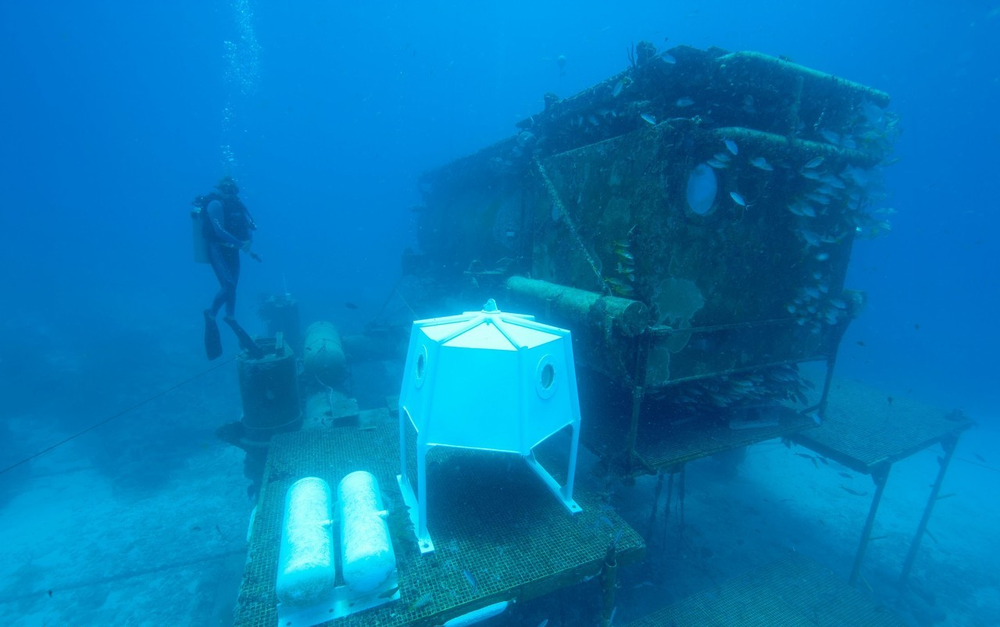
#> input picture data/附件一/10_img_.png, 1000 x 627 px, shrunk from 1280 x 803 before the run; its folder holds only this picture in this run
$ python T4_ordinary_basedT3.py
#> lines starting #> are read from the running program, lines starting #| are printed output that depends on the picture
# 基于 T3 的图像增强方法的合并版T4
import os
import cv2
import numpy as np
import pandas as pd
from PIL import Image


# 使用 Pillow 读取图片并转换为 OpenCV 格式
def read_image_with_pillow(image_path):
    try:
        img = Image.open(image_path)
        img_cv = np.array(img)
        if img.mode == "RGB":
            img_cv = cv2.cvtColor(img_cv, cv2.COLOR_RGB2BGR)
        return img_cv
    except Exception as e:
        print(f"无法读取图片: {image_path}, 错误: {e}")
        return None


# PSNR 计算
def calculate_psnr(image, reference):
    mse = np.mean((image.astype(np.float64) - reference.astype(np.float64)) ** 2)
    if mse == 0:
        return float('inf')
    return 20 * np.log10(255.0 / np.sqrt(mse))


# UCIQE 计算
def calculate_uciqe(image):
    lab = cv2.cvtColor(image, cv2.COLOR_BGR2LAB)
    l, a, b = cv2.split(lab)
    chroma = np.sqrt(a.astype(np.float64) ** 2 + b.astype(np.float64) ** 2)
    return np.std(chroma) + np.std(l) + np.mean(l) / (np.mean(chroma) + 1e-6)


# UIQM 计算
def calculate_uiqm(image):
    hsv = cv2.cvtColor(image, cv2.COLOR_BGR2HSV)
    h, s, v = cv2.split(hsv)
    return 0.5 * np.std(h.astype(np.float64)) + 0.25 * np.std(s.astype(np.float64)) + 0.25 * np.mean(
        v.astype(np.float64))


# 颜色校正模块
def enhance_color_correction(img):
    b, g, r = cv2.split(img)
    mean_r, mean_g, mean_b = np.mean(r), np.mean(g), np.mean(b)
    mean_avg = (mean_r + mean_g + mean_b) / 3
    gamma_r, gamma_g, gamma_b = mean_avg / mean_r, mean_avg / mean_g, mean_avg / mean_b
    r = np.clip(r * gamma_r, 0, 255).astype(np.uint8)
    g = np.clip(g * gamma_g, 0, 255).astype(np.uint8)
    b = np.clip(b * gamma_b, 0, 255).astype(np.uint8)
    return cv2.merge((b, g, r))


# 亮度增强模块
def enhance_brightness(img):
    hsv = cv2.cvtColor(img, cv2.COLOR_BGR2HSV)
    h, s, v = cv2.split(hsv)
    clahe = cv2.createCLAHE(clipLimit=2.0, tileGridSize=(8, 8))
    v = clahe.apply(v)
    hsv_enhanced = cv2.merge((h, s, v))
    return cv2.cvtColor(hsv_enhanced, cv2.COLOR_HSV2BGR)


# 去模糊模块
def enhance_sharpness(img):
    kernel = np.array([[-1, -1, -1],
                       [-1, 9, -1],
                       [-1, -1, -1]])
    return cv2.filter2D(img, -1, kernel)


# 联合增强模型
def enhance_image(img):
    img_color_corrected = enhance_color_correction(img)
    img_brightness_enhanced = enhance_brightness(img_color_corrected)
    img_sharp = enhance_sharpness(img_brightness_enhanced)
    return img_sharp


# 图像增强与验证
def enhance_and_save(image_folder, output_excel, output_image_folder):
    # 确保输出目录存在
    os.makedirs(output_image_folder, exist_ok=True)

    results = []
    for file_name in os.listdir(image_folder):
        file_path = os.path.join(image_folder, file_name)
        if not os.path.isfile(file_path):
            print(f"跳过非文件: {file_name}")
            continue

        # 读取图像
        img = read_image_with_pillow(file_path)
#> in read_image_with_pillow, img is the input picture: PIL image 1000x627 RGB; mean R, G, B 4.2, 121.8, 181.9
        if img is None:
            print(f"无法处理图像: {file_name}")
            continue

        img = img.astype(np.uint8)
        reference = np.full_like(img, 128, dtype=np.uint8)

        # 原始指标
        psnr_before = calculate_psnr(img, reference)
#> in calculate_psnr, `mse = np.mean((image.astype(np.float64) - reference.astype(np.float64)..`: mse = 7215.4
#> psnr_before = 9.55
        uciqe_before = calculate_uciqe(img)
#> in calculate_uciqe, `chroma = np.sqrt(a.astype(np.float64) ** 2 + b.astype(np.float64) ** 2)`:
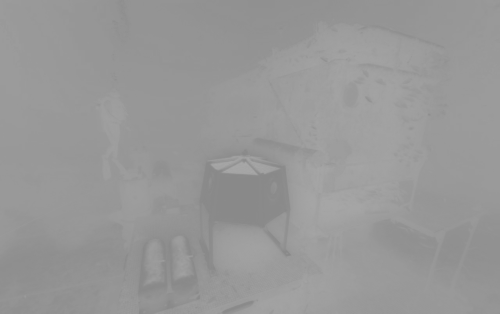
#> chroma: shape (627, 1000) float64 (shown at 1/2 size); min 137.2, max 169.7, mean 152.1
#> uciqe_before = 39.54
        uiqm_before = calculate_uiqm(img)
#> in calculate_uiqm, `h, s, v = cv2.split(hsv)`:
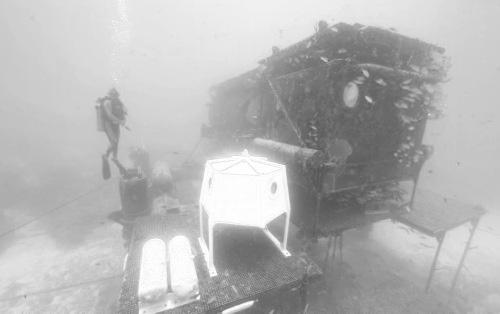
#> v: shape (627, 1000) (shown at 1/2 size); min 82, max 255, mean 181.9
#> uiqm_before = 51.58

        # 增强图像
        enhanced_img = enhance_image(img)
#> in enhance_color_correction, `b, g, r = cv2.split(img)`:
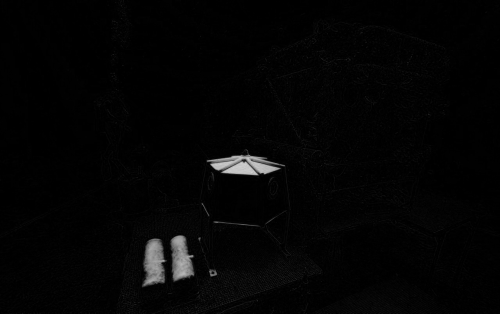
#> r: shape (627, 1000) (shown at 1/2 size); min 0, max 212, mean 4.2
#> in enhance_color_correction, `mean_r, mean_g, mean_b = np.mean(r), np.mean(g), np.mean(b)`: mean_r = 4.19; mean_g = 121.8; mean_b = 181.9
#> in enhance_color_correction, `mean_avg = (mean_r + mean_g + mean_b) / 3`: mean_avg = 102.6
#> in enhance_color_correction, `gamma_r, gamma_g, gamma_b = mean_avg / mean_r, mean_avg / mean_g, mean..`: gamma_r = 24.5; gamma_g = 0.843; gamma_b = 0.564
#> in enhance_sharpness, `return cv2.filter2D(img, -1, kernel)`:
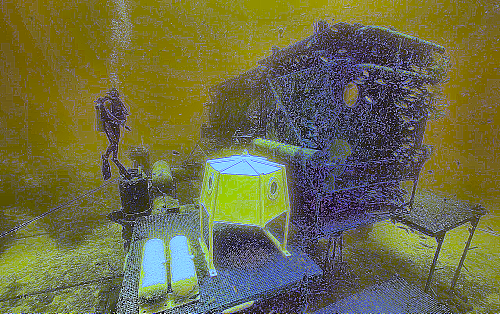
#> returned value: shape (627, 1000, 3) (shown at 1/2 size); mean of channels 0, 1, 2 109, 108.9, 71; drawn as R, G, B

        # 增强后指标
        psnr_after = calculate_psnr(enhanced_img, reference)
#> psnr_after = 9.92
        uciqe_after = calculate_uciqe(enhanced_img)
#> in calculate_uciqe (call 2), `chroma = np.sqrt(a.astype(np.float64) ** 2 + b.astype(np.float64) ** 2)`:
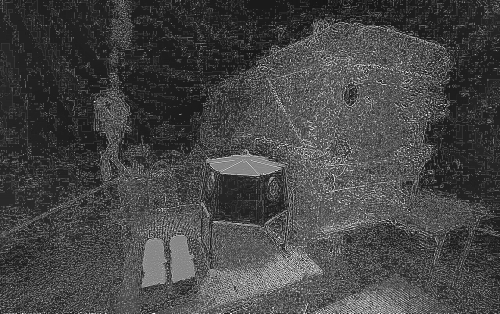
#> chroma: shape (627, 1000) float64 (shown at 1/2 size); min 137.1, max 285.1, mean 177.8; drawn with min black and max white
#> uciqe_after = 88.07
        uiqm_after = calculate_uiqm(enhanced_img)
#> in calculate_uiqm (call 2), `h, s, v = cv2.split(hsv)`:
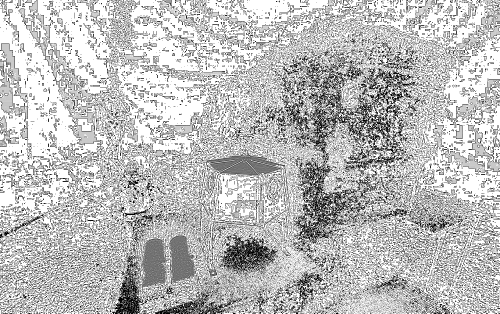
#> s: shape (627, 1000) (shown at 1/2 size); min 0, max 255, mean 188.1
#> in calculate_uiqm (call 2), `h, s, v = cv2.split(hsv)`:
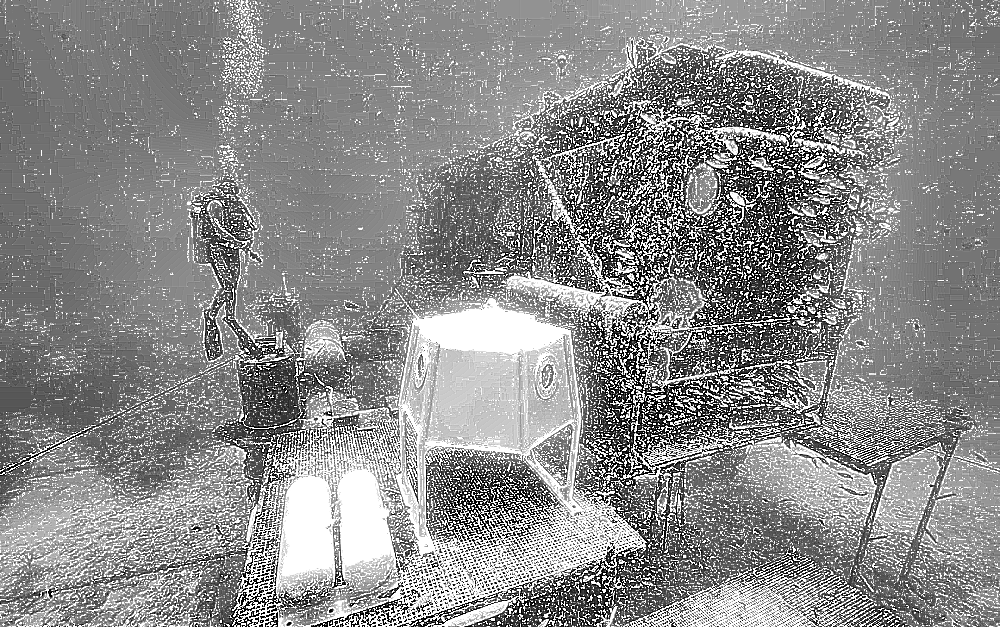
#> v: shape (627, 1000); min 0, max 255, mean 139
#> uiqm_after = 79.54

        # 保存增强后的图像到指定目录
        enhanced_img_name = os.path.join(output_image_folder, f"enhanced_{file_name}")
        try:
            cv2.imwrite(enhanced_img_name, enhanced_img)
            print(f"保存增强图像: {enhanced_img_name}")
        except Exception as e:
            print(f"保存增强图像失败: {file_name}, 错误: {e}")
            continue

        # 保存结果
        results.append({
            "image file name": file_name,
            "Degraded Image Classification": None,
            "PSNR": psnr_before,
            "UCIQE": uciqe_before,
            "UIQM": uiqm_before,
            "PSNR-IM": psnr_after,
            "UCIQE-IM": uciqe_after,
            "UIQM-IM": uiqm_after,
        })

    # 保存到 Excel
    df = pd.DataFrame(results)
#> df = table of 1 rows and 8 columns
#> (the run stopped early here; a loop or call above may not have finished)

$ run again, on data/附件一/124_img_.png
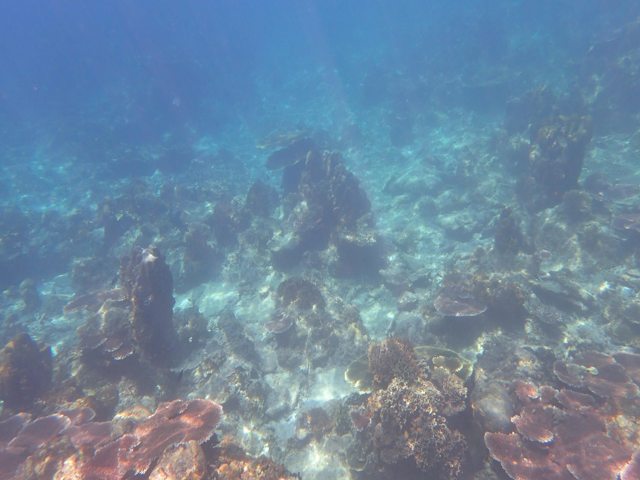
#> input picture data/附件一/124_img_.png, 640 x 480 px
#> in read_image_with_pillow, img is the input picture: PIL image 640x480 RGB; mean R, G, B 109.3, 135.4, 158.6
#> mse = 1033.1
#> psnr_before = 17.99
#> lab: shape (480, 640, 3); mean of channels 0, 1, 2 141.4, 125.6, 112.9
#> uciqe_before = 30.13
#> uiqm_before = 64.04
#> mean_r = 109.3; mean_g = 135.4; mean_b = 158.6
#> mean_avg = 134.4
#> gamma_r = 1.23; gamma_g = 0.993; gamma_b = 0.847
#> hsv_enhanced: shape (480, 640, 3); mean H, S, V 63.9, 57.9, 136.8
#> psnr_after = 11.98
#> lab: shape (480, 640, 3); mean of channels 0, 1, 2 124.1, 128.2, 126.4
#> in calculate_uciqe (call 2), `chroma = np.sqrt(a.astype(np.float64) ** 2 + b.astype(np.float64) ** 2)`:
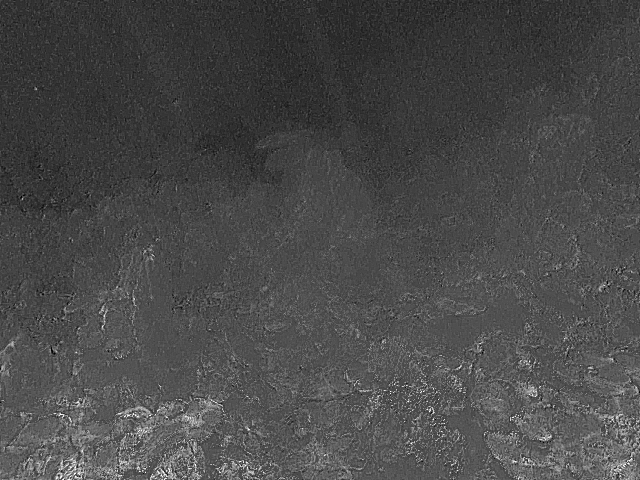
#> chroma: shape (480, 640) float64; min 137.5, max 285.1, mean 180.4; drawn with min black and max white
#> uciqe_after = 76.95
#> in calculate_uiqm (call 2), `h, s, v = cv2.split(hsv)`:
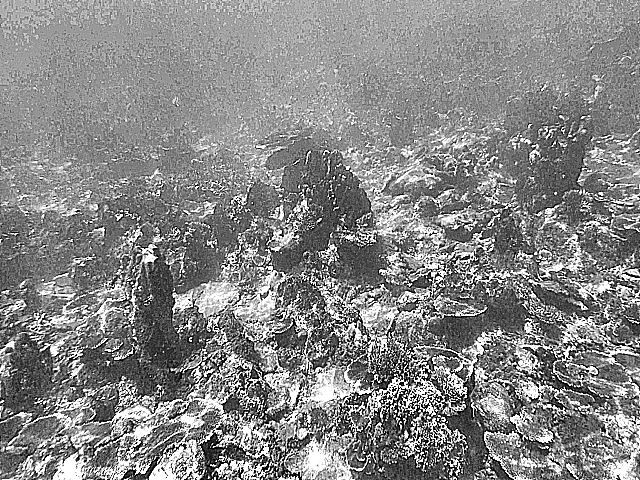
#> v: shape (480, 640); min 0, max 255, mean 134.8
#> uiqm_after = 71.86
#> df = table of 1 rows and 8 columns

$ run again, on data/附件一/131_img_.png
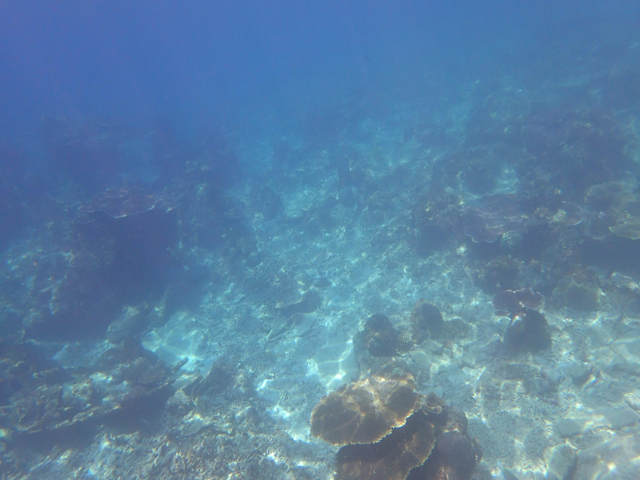
#> input picture data/附件一/131_img_.png, 640 x 480 px
#> in read_image_with_pillow, img is the input picture: PIL image 640x480 RGB; mean R, G, B 90.7, 129.6, 162.6
#> mse = 1365.8
#> psnr_before = 16.78
#> lab: shape (480, 640, 3); mean of channels 0, 1, 2 134.3, 124.3, 106.2
#> uciqe_before = 28.05
#> uiqm_before = 53.52
#> mean_r = 90.71; mean_g = 129.6; mean_b = 162.6
#> mean_avg = 127.6
#> gamma_r = 1.41; gamma_g = 0.985; gamma_b = 0.785
#> hsv_enhanced: shape (480, 640, 3); mean H, S, V 73.5, 49.3, 132.5
#> psnr_after = 13.09
#> lab: shape (480, 640, 3); mean of channels 0, 1, 2 123.6, 128.7, 126.4
#> in calculate_uciqe (call 2), `chroma = np.sqrt(a.astype(np.float64) ** 2 + b.astype(np.float64) ** 2)`:
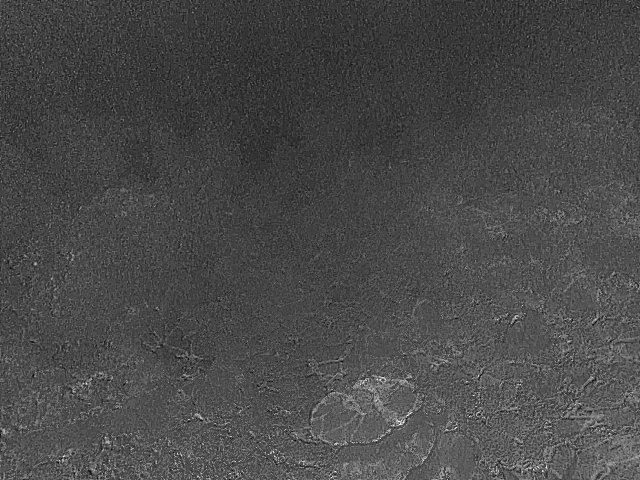
#> chroma: shape (480, 640) float64; min 138.1, max 285.1, mean 180.8; drawn with min black and max white
#> uciqe_after = 66.97
#> in calculate_uiqm (call 2), `h, s, v = cv2.split(hsv)`:
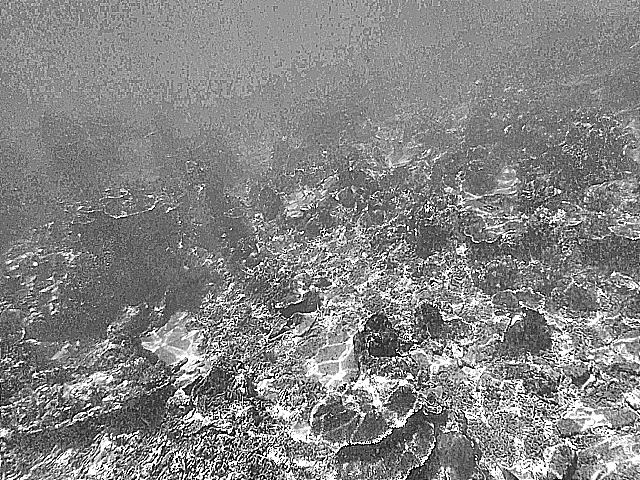
#> v: shape (480, 640); min 0, max 255, mean 133
#> uiqm_after = 69.9
#> df = table of 1 rows and 8 columns
